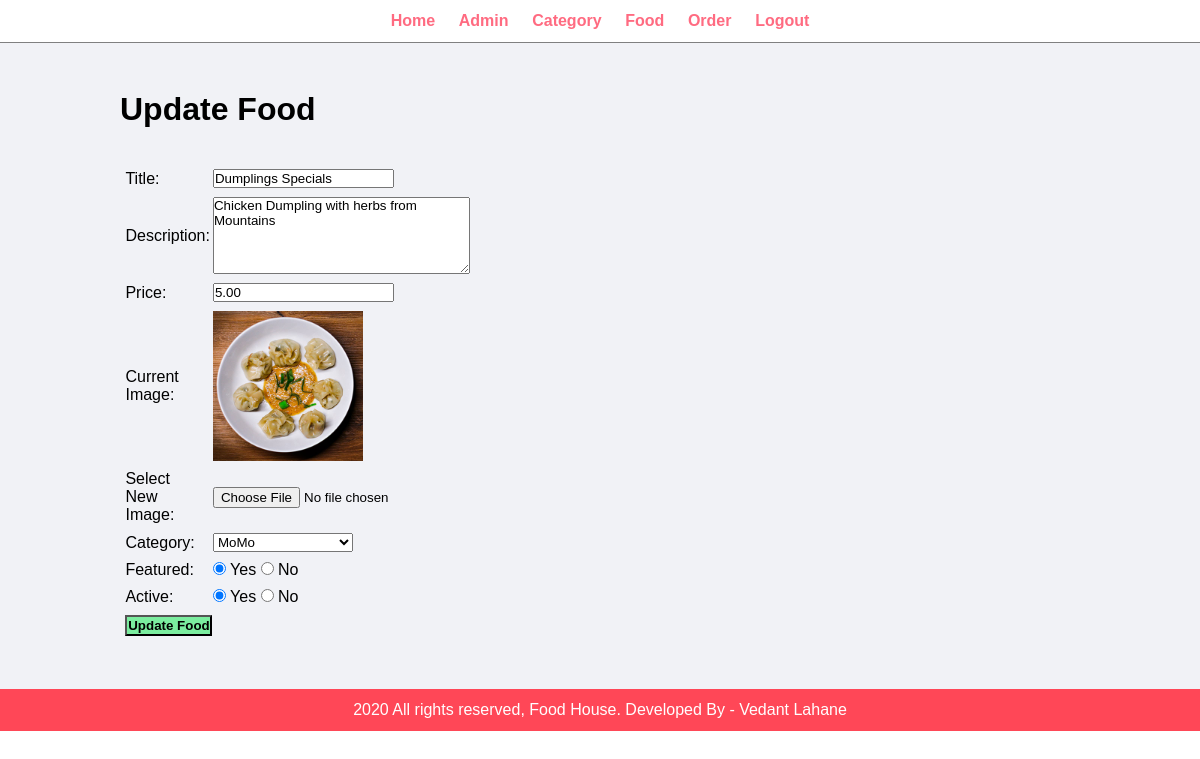
The page /admin/update-food.php?id=3 on the database its author committed.
### tables this page shows
CREATE TABLE `food_table` (
  `id` int(10) UNSIGNED NOT NULL,
  `title` varchar(100) NOT NULL,
  `description` text NOT NULL,
  `price` decimal(10,2) NOT NULL,
  `image_name` varchar(255) NOT NULL,
  `category_id` int(10) UNSIGNED NOT NULL,
  `featured` varchar(10) NOT NULL,
  `active` varchar(10) NOT NULL
);

CREATE TABLE `category_table` (
  `id` int(10) UNSIGNED NOT NULL,
  `title` varchar(100) NOT NULL,
  `image_name` varchar(255) NOT NULL,
  `featured` varchar(10) NOT NULL,
  `active` varchar(10) NOT NULL
);

### admin/update-food.php (the view, shortened to what this page needs)
<?php include('partials/menu.php'); ?>
<?php
    if(isset($_GET['id']))
    {
        $id = $_GET['id'];
        $sql2 = "SELECT * FROM food_table WHERE id=$id";
        $res2 = mysqli_query($conn, $sql2);
        $row2 = mysqli_fetch_assoc($res2);
        $title = $row2['title'];
        $description = $row2['description'];
        $price = $row2['price'];
        $current_image = $row2['image_name'];
        $current_category = $row2['category_id'];
        $featured = $row2['featured'];
        $active = $row2['active'];
    }
    else
    {
        header('location:'.SITEURL.'admin/manage-food.php');
    }
?>
<div class="main-content">
    <div class="wrapper">
        <h1>Update Food</h1>
        <br><br>
        <form action="" method="POST" enctype="multipart/form-data">
        <table class="tbl-30">
            <tr>
                <td>Title: </td>
                <td>
                    <input type="text" name="title" value="<?php echo $title; ?>">
                </td>
            </tr>
            <tr>
                <td>Description: </td>
                <td>
                    <textarea name="description" cols="30" rows="5"><?php echo $description; ?></textarea>
                </td>
            </tr>
            <tr>
                <td>Price: </td>
                <td>
                    <input type="number" name="price" value="<?php echo $price; ?>">
                </td>
            </tr>
            <tr>
                <td>Current Image: </td>
                <td>
                    <?php
                        if($current_image == "")
                        {
                            echo "<div class='error'>Image not Available.</div>";
                        }
                        else
                        {
                            ?>
                            <img src="<?php echo SITEURL; ?>images/food/<?php echo $current_image; ?>" width="150px">
                            <?php
                        }
                    ?>
                </td>
            </tr>
            <tr>
                <td>Select New Image: </td>
                <td>
                    <input type="file" name="image">
                </td>
            </tr>
            <tr>
                <td>Category: </td>
                <td>
                    <select name="category">
                        <?php
                            $sql = "SELECT * FROM category_table WHERE active='Yes'";
                            $res = mysqli_query($conn, $sql);
                            $count = mysqli_num_rows($res);
                            if($count>0)
                            {
                                while($row=mysqli_fetch_assoc($res))
                                {
                                    $category_title = $row['title'];
                                    $category_id = $row['id'];
                                    ?>
                                    <option <?php if($current_category==$category_id){echo "selected";} ?> value="<?php echo $category_id; ?>"><?php echo $category_title; ?></option>
                                    <?php
                                }
                            }
                            else
                            {
                                echo "<option value='0'>Category Not Available.</option>";
                            }
                        ?>
                    </select>
                </td>
            </tr>
            <tr>
                <td>Featured: </td>
                <td>
                    <input <?php if($featured=="Yes") {echo "checked";} ?> type="radio" name="featured" value="Yes"> Yes
                    <input <?php if($featured=="No") {echo "checked";} ?> type="radio" name="featured" value="No"> No
                </td>
            </tr>
            <tr>
                <td>Active: </td>
                <td>
                    <input <?php if($active=="Yes") {echo "checked";} ?> type="radio" name="active" value="Yes"> Yes
                    <input <?php if($active=="No") {echo "checked";} ?> type="radio" name="active" value="No"> No
                </td>
            </tr>
            <tr>
                <td>
                    <input type="submit" name="submit" value="Update Food" class="btn-secondary">
                </td>
            </tr>
        </table>
        </form>
    </div>
</div>
<?php include('partials/footer.php'); ?>

### css/admin.css (style rules this page uses)
* { margin: 0; padding: 0; font-family: Arial, Helvetica, sans-serif; }
.wrapper { padding: 1%; width: 80%; margin: 0 auto; }
.tbl-30 { width: 30%; }
table tr td { padding: 1%; }
.btn-secondary { background-color: #7bed9f; padding: 1%; color: black; text-decoration: none; font-weight: bold; }
.main-content { background-color: #f1f2f6; padding: 3% 0; }

### rows shown on the page
food_table: title "Dumplings Specials", description "Chicken Dumpling with herbs from Mountains", price "5.00", image_name (picture), category "MoMo", featured "☑", active "☑"
